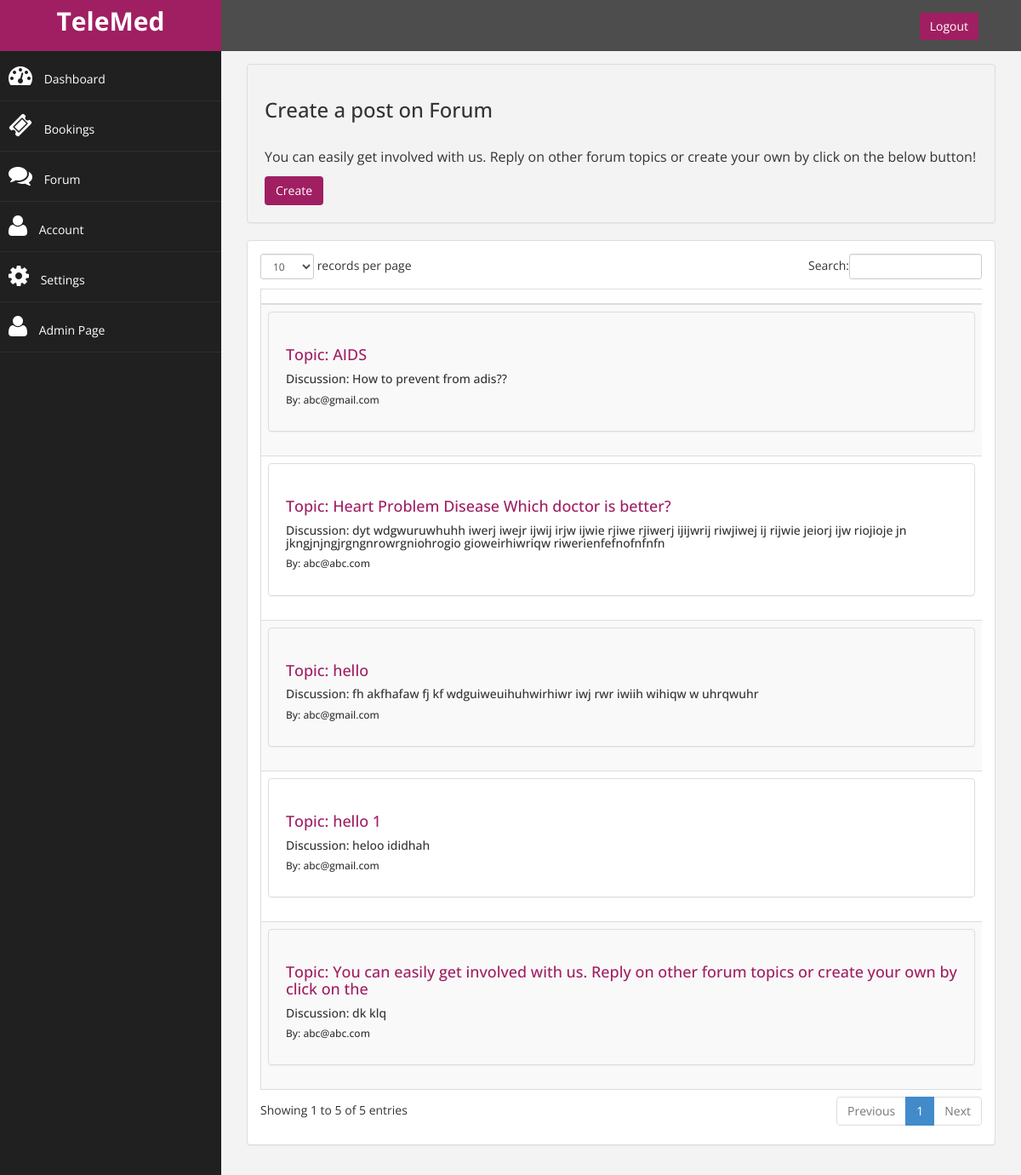
Page /admin/forum.php (signed in) on the committed database.
### tables this page shows
CREATE TABLE `forum` (
  `id` int NOT NULL,
  `uid` varchar(30) NOT NULL,
  `topic` varchar(100) NOT NULL,
  `discussion` varchar(500) NOT NULL
);

### admin/forum.php (the view, shortened to what this page needs)
<?php
include("header.php");
include_once '../database.php';
$query = "SELECT * FROM forum";
$result = mysqli_query($conn,$query);
?>
               <div class="row">
                <div class="col-md-12">
                    <div class="panel panel-default" style="padding:20px;background-color:transparent;">
					<h3>Create a post on Forum</h3>
                <p>You can easily get involved with us. Reply on other forum topics or create your own by click on the below button!</p>
                <a href="create.php" style="background-color:#a01f62;color:white;" class="btn">Create</a>
					</div>
                </div>
            </div>
                 <div class="row">
                <div class="col-md-12">
                    <div class="panel panel-default">
                        <div class="panel-body">
                            <div class="table-responsive">
                                <table class="table table-striped table-bordered table-hover" id="dataTables-example">
                                    <thead>
                                        <tr>
											<th></th>
                                        </tr>
                                    </thead>
                                    <tbody>
										<?php
					while($row = mysqli_fetch_array($result)){
								echo "<tr><td> <div class='row'>
                <div class='col-md-12'>
                    <div class='panel panel-default' style='padding:20px;background-color:transparent;'>
					<a href='comment.php?q=". $row['id'] ."'><h4 style='color:#a01f62;'>Topic: " . $row['topic'] . "</h4></a>
                <h5>Discussion: " . $row['discussion'] . "</h5>
				<h6>By: " . $row['uid'] . "</h6>
					</div>
                </div>
            </div></td></tr>";
						}
				?>
                                    </tbody>
                                </table>
                            </div>
                        </div>
                    </div>
                </div>
            </div>
    </div>
           <?php
include("footer.php");
?>

### admin/assets/css/custom.css (style rules this page uses)
body { font-family: 'Open Sans', sans-serif; }
h4 { padding-top:10px; }
p { font-size:16px; line-height:25px; padding-top:20px; }

### admin/header.php (style rules this page uses)
a { color:white; text-decoration:none; }

### rows in the picture
forum: topic "hello 1", discussion "heloo ididhah", uid "abc@gmail.com"
forum: topic "AIDS", discussion "How to prevent from adis??", uid "abc@gmail.com"
forum: topic "hello", discussion "fh akfhafaw fj kf wdguiweuihuhwirhiwr iwj rwr iwiih wihiqw w uhrqwuhr", uid "abc@gmail.com"
forum: topic "Heart Problem Disease Which doctor is better?", discussion "dyt wdgwuruwhuhh iwerj iwejr ijwij irjw ijwie rjiwe rjiwerj ijijwrij riwjiwej ij rijwie jeiorj ijw riojioje jn jkngjnjngjrgngnrowrgniohrogio gioweirhiwriqw riwerienfefnofnfnfn", uid "abc@abc.com"
forum: topic "You can easily get involved with us. Reply on other forum topics or create your own by click on the", discussion "dk klq", uid "abc@abc.com"
